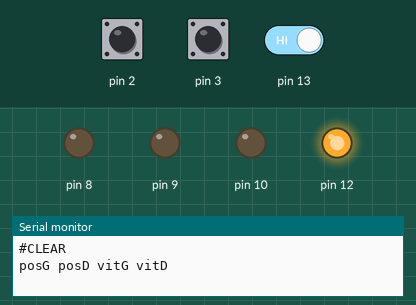
Recording of a sketch running on a simulated Arduino Mega 2560, built with avr-gcc and run on an emulated ATmega2560. Shown: output pins drawn as LEDs (lit = HIGH), the last lines printed to the serial monitor. The test bench sets the inputs (shaded band); at power-on: pin 3 HIGH, pin 13 HIGH, pin 2 HIGH.

Above: at 0.1 s.
At 3.2 s:
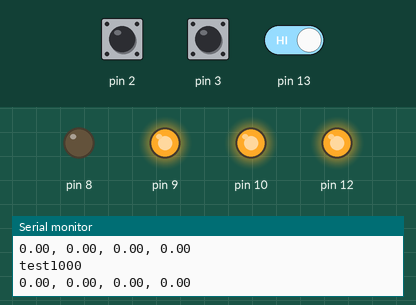
3.3 s: pin 3 pulled LOW for 0.15 s
6.4 s: pin 3 driven LOW and pin 13 driven LOW
At 47.1 s:
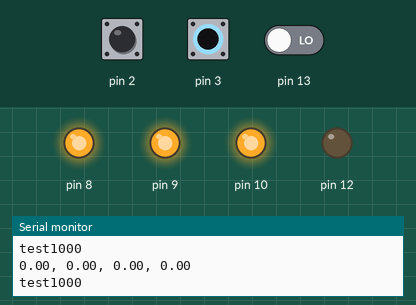
Timing chart, 0 to 47.9 s (numbered marks = the images above; inputs shaded):
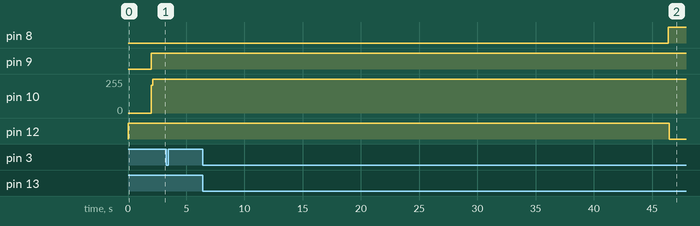

The sketch:

sketch_may24a.ino
```cpp
#include <SimpleTimer.h>
#define BT false
SimpleTimer       timer;
SimpleTimer       timer2;
float  periode = 100;
float  consigneVit = 150;
int    consignePos = 1000;
float    time = 0;
//-----Moteur Gauche-----------
float  PvitG = 1.2;
float  IvitG = 0.005;
float  PposG = 0.7;
float  IposG = 0;
int    consigneVitG = 0;
float  compteurG = 0;
float  compteurPosG = 0;
float  compteurGdelta = 0;
float  vitesseG = 0;
float  sommeErreurVitG = 0;
float  sommeErreurPosG = 0;
//-----Moteur Droite-----------
float  PvitD = 0.9;
float  IvitD = 0.005;
float  PposD = 0.7;
float  IposD = 0;
int    consigneVitD = 0;
float  compteurD = 0;
float  compteurPosD = 0;
float  compteurDdelta = 0;
float  vitesseD = 0;
float  sommeErreurVitD = 0;
float  sommeErreurPosD = 0;
//-----------------------------

void setup() {
  // put your setup code here, to run once:
  Serial.begin(9600);
  Serial1.begin(9600);
  //while(!Serial1){;}
  //Serial1.setTimeout(2000);
  timer.setInterval(periode, Prog_INT);
  RWheel(0);
  LWheel(0);
  pinMode(12, OUTPUT);
  pinMode(10, OUTPUT);
  pinMode(8, OUTPUT);
  pinMode(9, OUTPUT);
  pinMode(2, INPUT_PULLUP);
  pinMode(4, INPUT_PULLUP);
  pinMode(13, INPUT_PULLUP);
  pinMode(3, INPUT_PULLUP);

  Serial.println("#CLEAR");
  Serial.println("posG posD vitG vitD");
  attachInterrupt(digitalPinToInterrupt(2), interruptG, RISING);
  attachInterrupt(digitalPinToInterrupt(3), interruptD, FALLING);
  delay(2000);
}

void loop() {
  timer.run();
  delay(periode);
}

void RWheel(int vitesse)
{
  if (vitesse >= 0) {
    digitalWrite(12, HIGH);
  } else {
    digitalWrite(12, LOW);
  }
  analogWrite(10, abs(vitesse));
}

void LWheel(int vitesse)
{
  if (vitesse >= 0) {
    digitalWrite(8, LOW);
  } else {
    digitalWrite(8, HIGH);
  }
  analogWrite(9, abs(vitesse));
}

void interruptG() {
  compteurGdelta = compteurG;
  if (digitalRead(2) == digitalRead(4)) {

    compteurG++;
    compteurPosG++;
  }
  else {
    compteurG--;
    compteurPosG--;
  }
}

void interruptD() {
  compteurDdelta = compteurD;
  if (digitalRead(3) == digitalRead(13)) {
    compteurD++;
    compteurPosD++;
  }
  else {
    compteurD--;
    compteurPosD--;
  }
}

void Prog_INT(){
  time = time + periode/1000;
  compteurGdelta = compteurG;
  compteurDdelta = compteurD;
  compteurG = 0;
  compteurD = 0;
  vitesseG = compteurGdelta / 0.1;
  vitesseD = compteurDdelta / 0.1;
  consignePos = getConsigne(consignePos);
  consigneVitD = regulateurPos(PposD, IposD , consignePos, compteurPosD, sommeErreurPosD);
  consigneVitG = regulateurPos(PposG, IposG , consignePos, compteurPosG, sommeErreurPosG);
  RWheel(regulateurVit(PvitD, IvitD, consigneVitD, vitesseD, sommeErreurVitD));
  LWheel(regulateurVit(PvitG, IvitG, consigneVitG, vitesseG, sommeErreurVitG));
  if (BT == true) {BTsendGraph(compteurPosG, compteurPosD, vitesseG, vitesseD);}
  if (BT == false){
    Serial.println(consignePos);
    Serial.print(compteurPosG);
    Serial.print(", ");
    Serial.print(compteurPosD);
    Serial.print(", ");
    Serial.print(vitesseG);
    Serial.print(", ");
    Serial.print(vitesseD);
    Serial.println(" ");
  }
}

float erreur(float mesure, int consigne) {
  return consigne - mesure;
}

int regulateurVit(float P, float I, int consigne, float vitesse, float & sommeErreur) {
  float e = erreur(vitesse, consigne);
  sommeErreur += e * periode;
  int nouvelleConsigne = P * e + I * sommeErreur;
  if (nouvelleConsigne > 255) {
    nouvelleConsigne = 255;
  } else if (nouvelleConsigne < -255) {
    nouvelleConsigne = -255;
  }
  /*
    if(Serial.available()){
    Serial.print(e);
    Serial.print(", ");
    Serial.print(sommeErreur);
    Serial.print(", ");
    Serial.println(nouvelleConsigne);
    }*/
  return nouvelleConsigne;
}

int regulateurPos(float P, float I, int consigne, float position, float & sommeErreur) {
  float e = erreur(position, consigne);
  sommeErreur += e * periode;
  int nouvelleConsigne = P * e + I * sommeErreur;
  /*Serial.print(e);
    Serial.print(", ");
    Serial.print(sommeErreur);
    Serial.print(", ");
    Serial.println(nouvelleConsigne);*/
  if (nouvelleConsigne > 255){nouvelleConsigne=150;}
  return nouvelleConsigne;
}

int getConsigne(int consigne){
  char buffer = Serial.read();
  Serial.print("test");
  char * bufferConsigne = new char[1];

  int newConsigne = 0;
  int i = 0;
  if (buffer == 'A'){
    while(buffer != 'B'){
      buffer = Serial.read();
      if(isdigit(buffer)){charappend(bufferConsigne,i,buffer);}
      i++;
    }
    sscanf(bufferConsigne,"%d",&newConsigne);
    free(bufferConsigne);
    return newConsigne;
  }else{
    return consigne;
  }
}

void charappend(char *& list,int listsize, char letter)
{
    char * list2 = new char[listsize+1];
    memcpy(list2,list,listsize);
    list2[listsize] = letter;
    free(list);
    list = new char[listsize+1];
    memcpy(list,list2,listsize+1);
    free(list2);
}

void BTsendGraph(float A, float B, float C, float D) {
  char buffer[80];
  char As[50];
  char Bs[50];
  char Cs[50];
  char Ds[50];
  char times[50];
  dtostrf(A,4,2,As);
  dtostrf(B,4,2,Bs);
  dtostrf(C,4,2,Cs);
  dtostrf(D,4,2,Ds);
  dtostrf(time,4,2,times);
  sprintf(buffer, "*HX%sY%s,X%sY%s,X%sY%s,X%sY%s*", times, As, times, Bs, times, Cs, times, Ds);
  Serial1.println(buffer);
  free(buffer);
}
```
